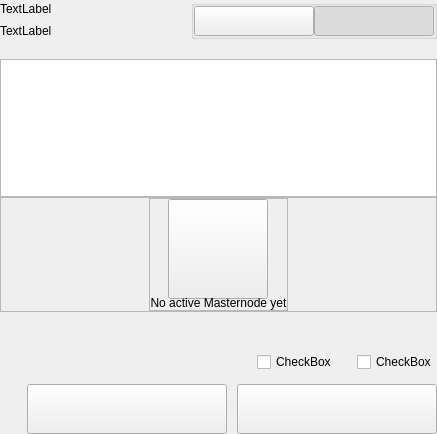
<?xml version="1.0" encoding="UTF-8"?>
<ui version="4.0">
 <class>SettingsMultisendWidget</class>
 <widget class="QWidget" name="SettingsMultisendWidget">
  <property name="geometry">
   <rect>
    <x>0</x>
    <y>0</y>
    <width>437</width>
    <height>434</height>
   </rect>
  </property>
  <property name="windowTitle">
   <string>Form</string>
  </property>
  <layout class="QVBoxLayout" name="verticalLayout">
   <property name="spacing">
    <number>0</number>
   </property>
   <property name="leftMargin">
    <number>0</number>
   </property>
   <property name="topMargin">
    <number>0</number>
   </property>
   <property name="rightMargin">
    <number>0</number>
   </property>
   <property name="bottomMargin">
    <number>0</number>
   </property>
   <item>
    <widget class="QWidget" name="left" native="true">
     <layout class="QVBoxLayout" name="verticalLayout_2">
      <property name="leftMargin">
       <number>0</number>
      </property>
      <property name="topMargin">
       <number>0</number>
      </property>
      <property name="rightMargin">
       <number>0</number>
      </property>
      <property name="bottomMargin">
       <number>0</number>
      </property>
      <item>
       <layout class="QVBoxLayout" name="verticalLayout_3">
        <property name="spacing">
         <number>0</number>
        </property>
        <item>
         <widget class="QWidget" name="containerTitle" native="true">
          <layout class="QHBoxLayout" name="horizontalLayout_3" stretch="4,1">
           <property name="spacing">
            <number>40</number>
           </property>
           <property name="leftMargin">
            <number>0</number>
           </property>
           <property name="topMargin">
            <number>0</number>
           </property>
           <property name="rightMargin">
            <number>0</number>
           </property>
           <property name="bottomMargin">
            <number>0</number>
           </property>
           <item>
            <layout class="QVBoxLayout" name="verticalLayoutTitle">
             <property name="spacing">
              <number>5</number>
             </property>
             <item>
              <widget class="QLabel" name="labelTitle">
               <property name="text">
                <string>TextLabel</string>
               </property>
              </widget>
             </item>
             <item>
              <widget class="QLabel" name="labelSubtitle1">
               <property name="text">
                <string>TextLabel</string>
               </property>
               <property name="wordWrap">
                <bool>true</bool>
               </property>
              </widget>
             </item>
            </layout>
           </item>
           <item alignment="Qt::AlignTop">
            <widget class="QGroupBox" name="groupBox">
             <property name="title">
              <string/>
             </property>
             <property name="alignment">
              <set>Qt::AlignLeading|Qt::AlignLeft|Qt::AlignTop</set>
             </property>
             <layout class="QHBoxLayout" name="horizontalLayout_4">
              <property name="spacing">
               <number>0</number>
              </property>
              <property name="leftMargin">
               <number>0</number>
              </property>
              <property name="topMargin">
               <number>0</number>
              </property>
              <property name="rightMargin">
               <number>0</number>
              </property>
              <property name="bottomMargin">
               <number>0</number>
              </property>
              <item>
               <widget class="QPushButton" name="pushLeft">
                <property name="minimumSize">
                 <size>
                  <width>120</width>
                  <height>30</height>
                 </size>
                </property>
                <property name="maximumSize">
                 <size>
                  <width>120</width>
                  <height>30</height>
                 </size>
                </property>
                <property name="text">
                 <string/>
                </property>
                <property name="checkable">
                 <bool>true</bool>
                </property>
                <property name="autoExclusive">
                 <bool>true</bool>
                </property>
               </widget>
              </item>
              <item>
               <widget class="QPushButton" name="pushRight">
                <property name="minimumSize">
                 <size>
                  <width>120</width>
                  <height>30</height>
                 </size>
                </property>
                <property name="maximumSize">
                 <size>
                  <width>120</width>
                  <height>30</height>
                 </size>
                </property>
                <property name="text">
                 <string/>
                </property>
                <property name="checkable">
                 <bool>true</bool>
                </property>
                <property name="checked">
                 <bool>true</bool>
                </property>
                <property name="autoExclusive">
                 <bool>true</bool>
                </property>
               </widget>
              </item>
             </layout>
            </widget>
           </item>
          </layout>
         </widget>
        </item>
        <item>
         <spacer name="verticalSpacer_2">
          <property name="orientation">
           <enum>Qt::Vertical</enum>
          </property>
          <property name="sizeType">
           <enum>QSizePolicy::Fixed</enum>
          </property>
          <property name="sizeHint" stdset="0">
           <size>
            <width>20</width>
            <height>20</height>
           </size>
          </property>
         </spacer>
        </item>
        <item>
         <widget class="QListView" name="listView">
          <property name="selectionMode">
           <enum>QAbstractItemView::NoSelection</enum>
          </property>
         </widget>
        </item>
        <item>
         <widget class="QFrame" name="emptyContainer">
          <property name="minimumSize">
           <size>
            <width>0</width>
            <height>100</height>
           </size>
          </property>
          <property name="frameShape">
           <enum>QFrame::StyledPanel</enum>
          </property>
          <property name="frameShadow">
           <enum>QFrame::Raised</enum>
          </property>
          <layout class="QVBoxLayout" name="verticalLayout_4" stretch="1,8">
           <property name="spacing">
            <number>0</number>
           </property>
           <property name="leftMargin">
            <number>0</number>
           </property>
           <property name="topMargin">
            <number>0</number>
           </property>
           <property name="rightMargin">
            <number>0</number>
           </property>
           <property name="bottomMargin">
            <number>0</number>
           </property>
           <item>
            <spacer name="verticalSpacer">
             <property name="orientation">
              <enum>Qt::Vertical</enum>
             </property>
             <property name="sizeHint" stdset="0">
              <size>
               <width>20</width>
               <height>20</height>
              </size>
             </property>
            </spacer>
           </item>
           <item alignment="Qt::AlignHCenter|Qt::AlignVCenter">
            <widget class="QFrame" name="emptyScreen">
             <property name="sizePolicy">
              <sizepolicy hsizetype="Expanding" vsizetype="Expanding">
               <horstretch>0</horstretch>
               <verstretch>0</verstretch>
              </sizepolicy>
             </property>
             <property name="frameShape">
              <enum>QFrame::StyledPanel</enum>
             </property>
             <property name="frameShadow">
              <enum>QFrame::Raised</enum>
             </property>
             <layout class="QVBoxLayout" name="verticalLayout_5">
              <property name="spacing">
               <number>30</number>
              </property>
              <property name="leftMargin">
               <number>0</number>
              </property>
              <property name="topMargin">
               <number>0</number>
              </property>
              <property name="rightMargin">
               <number>0</number>
              </property>
              <property name="bottomMargin">
               <number>0</number>
              </property>
              <item alignment="Qt::AlignHCenter|Qt::AlignVCenter">
               <widget class="QPushButton" name="pushImgEmpty">
                <property name="minimumSize">
                 <size>
                  <width>100</width>
                  <height>100</height>
                 </size>
                </property>
                <property name="maximumSize">
                 <size>
                  <width>100</width>
                  <height>100</height>
                 </size>
                </property>
                <property name="text">
                 <string/>
                </property>
                <property name="iconSize">
                 <size>
                  <width>100</width>
                  <height>100</height>
                 </size>
                </property>
               </widget>
              </item>
              <item alignment="Qt::AlignHCenter|Qt::AlignVCenter">
               <widget class="QLabel" name="labelEmpty">
                <property name="styleSheet">
                 <string notr="true"/>
                </property>
                <property name="text">
                 <string>No active Masternode yet</string>
                </property>
                <property name="alignment">
                 <set>Qt::AlignCenter</set>
                </property>
               </widget>
              </item>
             </layout>
            </widget>
           </item>
          </layout>
         </widget>
        </item>
        <item>
         <spacer name="verticalSpacer_4">
          <property name="orientation">
           <enum>Qt::Vertical</enum>
          </property>
          <property name="sizeType">
           <enum>QSizePolicy::Fixed</enum>
          </property>
          <property name="sizeHint" stdset="0">
           <size>
            <width>20</width>
            <height>40</height>
           </size>
          </property>
         </spacer>
        </item>
        <item>
         <layout class="QHBoxLayout" name="horizontalLayout_5" stretch="0,0,0,0">
          <property name="spacing">
           <number>0</number>
          </property>
          <item>
           <spacer name="horizontalSpacer">
            <property name="orientation">
             <enum>Qt::Horizontal</enum>
            </property>
            <property name="sizeHint" stdset="0">
             <size>
              <width>40</width>
              <height>20</height>
             </size>
            </property>
           </spacer>
          </item>
          <item>
           <widget class="QCheckBox" name="checkBoxStake">
            <property name="text">
             <string>CheckBox</string>
            </property>
           </widget>
          </item>
          <item>
           <spacer name="horizontalSpacer_2">
            <property name="orientation">
             <enum>Qt::Horizontal</enum>
            </property>
            <property name="sizeType">
             <enum>QSizePolicy::Fixed</enum>
            </property>
            <property name="sizeHint" stdset="0">
             <size>
              <width>20</width>
              <height>20</height>
             </size>
            </property>
           </spacer>
          </item>
          <item>
           <widget class="QCheckBox" name="checkBoxRewards">
            <property name="sizePolicy">
             <sizepolicy hsizetype="Minimum" vsizetype="Fixed">
              <horstretch>0</horstretch>
              <verstretch>0</verstretch>
             </sizepolicy>
            </property>
            <property name="text">
             <string>CheckBox</string>
            </property>
           </widget>
          </item>
         </layout>
        </item>
        <item>
         <spacer name="verticalSpacer_3">
          <property name="orientation">
           <enum>Qt::Vertical</enum>
          </property>
          <property name="sizeType">
           <enum>QSizePolicy::Fixed</enum>
          </property>
          <property name="sizeHint" stdset="0">
           <size>
            <width>20</width>
            <height>12</height>
           </size>
          </property>
         </spacer>
        </item>
        <item>
         <layout class="QHBoxLayout" name="horizontalLayout_7">
          <item>
           <spacer name="horizontalSpacer_3">
            <property name="orientation">
             <enum>Qt::Horizontal</enum>
            </property>
            <property name="sizeType">
             <enum>QSizePolicy::Expanding</enum>
            </property>
            <property name="sizeHint" stdset="0">
             <size>
              <width>40</width>
              <height>20</height>
             </size>
            </property>
           </spacer>
          </item>
          <item>
           <widget class="QPushButton" name="pushButtonClear">
            <property name="minimumSize">
             <size>
              <width>200</width>
              <height>50</height>
             </size>
            </property>
            <property name="text">
             <string/>
            </property>
           </widget>
          </item>
          <item>
           <spacer name="horizontalSpacer_4">
            <property name="orientation">
             <enum>Qt::Horizontal</enum>
            </property>
            <property name="sizeType">
             <enum>QSizePolicy::Fixed</enum>
            </property>
            <property name="sizeHint" stdset="0">
             <size>
              <width>10</width>
              <height>20</height>
             </size>
            </property>
           </spacer>
          </item>
          <item>
           <widget class="QPushButton" name="pushButtonSave">
            <property name="minimumSize">
             <size>
              <width>200</width>
              <height>50</height>
             </size>
            </property>
            <property name="maximumSize">
             <size>
              <width>200</width>
              <height>50</height>
             </size>
            </property>
            <property name="text">
             <string/>
            </property>
           </widget>
          </item>
         </layout>
        </item>
       </layout>
      </item>
     </layout>
    </widget>
   </item>
  </layout>
 </widget>
 <resources/>
 <connections/>
</ui>
